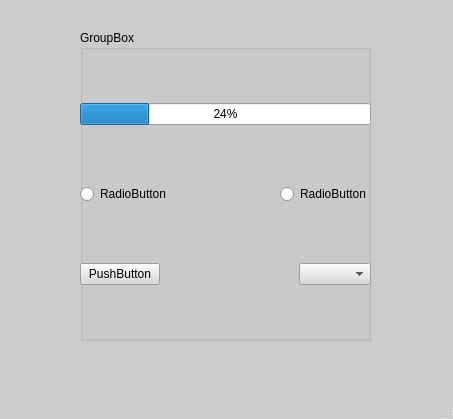
<?xml version="1.0" encoding="UTF-8"?>
<ui version="4.0">
 <class>MainWindow</class>
 <widget class="QMainWindow" name="MainWindow">
  <property name="geometry">
   <rect>
    <x>0</x>
    <y>0</y>
    <width>453</width>
    <height>419</height>
   </rect>
  </property>
  <property name="palette">
   <palette>
    <active>
     <colorrole role="WindowText">
      <brush brushstyle="SolidPattern">
       <color alpha="255">
        <red>0</red>
        <green>0</green>
        <blue>0</blue>
       </color>
      </brush>
     </colorrole>
     <colorrole role="Button">
      <brush brushstyle="SolidPattern">
       <color alpha="255">
        <red>203</red>
        <green>203</green>
        <blue>203</blue>
       </color>
      </brush>
     </colorrole>
     <colorrole role="Light">
      <brush brushstyle="SolidPattern">
       <color alpha="255">
        <red>255</red>
        <green>255</green>
        <blue>255</blue>
       </color>
      </brush>
     </colorrole>
     <colorrole role="Midlight">
      <brush brushstyle="SolidPattern">
       <color alpha="255">
        <red>229</red>
        <green>229</green>
        <blue>229</blue>
       </color>
      </brush>
     </colorrole>
     <colorrole role="Dark">
      <brush brushstyle="SolidPattern">
       <color alpha="255">
        <red>101</red>
        <green>101</green>
        <blue>101</blue>
       </color>
      </brush>
     </colorrole>
     <colorrole role="Mid">
      <brush brushstyle="SolidPattern">
       <color alpha="255">
        <red>135</red>
        <green>135</green>
        <blue>135</blue>
       </color>
      </brush>
     </colorrole>
     <colorrole role="Text">
      <brush brushstyle="SolidPattern">
       <color alpha="255">
        <red>0</red>
        <green>0</green>
        <blue>0</blue>
       </color>
      </brush>
     </colorrole>
     <colorrole role="BrightText">
      <brush brushstyle="SolidPattern">
       <color alpha="255">
        <red>255</red>
        <green>255</green>
        <blue>255</blue>
       </color>
      </brush>
     </colorrole>
     <colorrole role="ButtonText">
      <brush brushstyle="SolidPattern">
       <color alpha="255">
        <red>0</red>
        <green>0</green>
        <blue>0</blue>
       </color>
      </brush>
     </colorrole>
     <colorrole role="Base">
      <brush brushstyle="SolidPattern">
       <color alpha="255">
        <red>255</red>
        <green>255</green>
        <blue>255</blue>
       </color>
      </brush>
     </colorrole>
     <colorrole role="Window">
      <brush brushstyle="SolidPattern">
       <color alpha="255">
        <red>203</red>
        <green>203</green>
        <blue>203</blue>
       </color>
      </brush>
     </colorrole>
     <colorrole role="Shadow">
      <brush brushstyle="SolidPattern">
       <color alpha="255">
        <red>0</red>
        <green>0</green>
        <blue>0</blue>
       </color>
      </brush>
     </colorrole>
     <colorrole role="AlternateBase">
      <brush brushstyle="SolidPattern">
       <color alpha="255">
        <red>229</red>
        <green>229</green>
        <blue>229</blue>
       </color>
      </brush>
     </colorrole>
     <colorrole role="ToolTipBase">
      <brush brushstyle="SolidPattern">
       <color alpha="255">
        <red>255</red>
        <green>255</green>
        <blue>220</blue>
       </color>
      </brush>
     </colorrole>
     <colorrole role="ToolTipText">
      <brush brushstyle="SolidPattern">
       <color alpha="255">
        <red>0</red>
        <green>0</green>
        <blue>0</blue>
       </color>
      </brush>
     </colorrole>
     <colorrole role="PlaceholderText">
      <brush brushstyle="SolidPattern">
       <color alpha="127">
        <red>0</red>
        <green>0</green>
        <blue>0</blue>
       </color>
      </brush>
     </colorrole>
     <colorrole role="Accent">
      <brush brushstyle="SolidPattern">
       <color alpha="255">
        <red>255</red>
        <green>255</green>
        <blue>255</blue>
       </color>
      </brush>
     </colorrole>
    </active>
    <inactive>
     <colorrole role="WindowText">
      <brush brushstyle="SolidPattern">
       <color alpha="255">
        <red>0</red>
        <green>0</green>
        <blue>0</blue>
       </color>
      </brush>
     </colorrole>
     <colorrole role="Button">
      <brush brushstyle="SolidPattern">
       <color alpha="255">
        <red>203</red>
        <green>203</green>
        <blue>203</blue>
       </color>
      </brush>
     </colorrole>
     <colorrole role="Light">
      <brush brushstyle="SolidPattern">
       <color alpha="255">
        <red>255</red>
        <green>255</green>
        <blue>255</blue>
       </color>
      </brush>
     </colorrole>
     <colorrole role="Midlight">
      <brush brushstyle="SolidPattern">
       <color alpha="255">
        <red>229</red>
        <green>229</green>
        <blue>229</blue>
       </color>
      </brush>
     </colorrole>
     <colorrole role="Dark">
      <brush brushstyle="SolidPattern">
       <color alpha="255">
        <red>101</red>
        <green>101</green>
        <blue>101</blue>
       </color>
      </brush>
     </colorrole>
     <colorrole role="Mid">
      <brush brushstyle="SolidPattern">
       <color alpha="255">
        <red>135</red>
        <green>135</green>
        <blue>135</blue>
       </color>
      </brush>
     </colorrole>
     <colorrole role="Text">
      <brush brushstyle="SolidPattern">
       <color alpha="255">
        <red>0</red>
        <green>0</green>
        <blue>0</blue>
       </color>
      </brush>
     </colorrole>
     <colorrole role="BrightText">
      <brush brushstyle="SolidPattern">
       <color alpha="255">
        <red>255</red>
        <green>255</green>
        <blue>255</blue>
       </color>
      </brush>
     </colorrole>
     <colorrole role="ButtonText">
      <brush brushstyle="SolidPattern">
       <color alpha="255">
        <red>0</red>
        <green>0</green>
        <blue>0</blue>
       </color>
      </brush>
     </colorrole>
     <colorrole role="Base">
      <brush brushstyle="SolidPattern">
       <color alpha="255">
        <red>255</red>
        <green>255</green>
        <blue>255</blue>
       </color>
      </brush>
     </colorrole>
     <colorrole role="Window">
      <brush brushstyle="SolidPattern">
       <color alpha="255">
        <red>203</red>
        <green>203</green>
        <blue>203</blue>
       </color>
      </brush>
     </colorrole>
     <colorrole role="Shadow">
      <brush brushstyle="SolidPattern">
       <color alpha="255">
        <red>0</red>
        <green>0</green>
        <blue>0</blue>
       </color>
      </brush>
     </colorrole>
     <colorrole role="AlternateBase">
      <brush brushstyle="SolidPattern">
       <color alpha="255">
        <red>229</red>
        <green>229</green>
        <blue>229</blue>
       </color>
      </brush>
     </colorrole>
     <colorrole role="ToolTipBase">
      <brush brushstyle="SolidPattern">
       <color alpha="255">
        <red>255</red>
        <green>255</green>
        <blue>220</blue>
       </color>
      </brush>
     </colorrole>
     <colorrole role="ToolTipText">
      <brush brushstyle="SolidPattern">
       <color alpha="255">
        <red>0</red>
        <green>0</green>
        <blue>0</blue>
       </color>
      </brush>
     </colorrole>
     <colorrole role="PlaceholderText">
      <brush brushstyle="SolidPattern">
       <color alpha="127">
        <red>0</red>
        <green>0</green>
        <blue>0</blue>
       </color>
      </brush>
     </colorrole>
     <colorrole role="Accent">
      <brush brushstyle="SolidPattern">
       <color alpha="255">
        <red>255</red>
        <green>255</green>
        <blue>255</blue>
       </color>
      </brush>
     </colorrole>
    </inactive>
    <disabled>
     <colorrole role="WindowText">
      <brush brushstyle="SolidPattern">
       <color alpha="255">
        <red>101</red>
        <green>101</green>
        <blue>101</blue>
       </color>
      </brush>
     </colorrole>
     <colorrole role="Button">
      <brush brushstyle="SolidPattern">
       <color alpha="255">
        <red>203</red>
        <green>203</green>
        <blue>203</blue>
       </color>
      </brush>
     </colorrole>
     <colorrole role="Light">
      <brush brushstyle="SolidPattern">
       <color alpha="255">
        <red>255</red>
        <green>255</green>
        <blue>255</blue>
       </color>
      </brush>
     </colorrole>
     <colorrole role="Midlight">
      <brush brushstyle="SolidPattern">
       <color alpha="255">
        <red>229</red>
        <green>229</green>
        <blue>229</blue>
       </color>
      </brush>
     </colorrole>
     <colorrole role="Dark">
      <brush brushstyle="SolidPattern">
       <color alpha="255">
        <red>101</red>
        <green>101</green>
        <blue>101</blue>
       </color>
      </brush>
     </colorrole>
     <colorrole role="Mid">
      <brush brushstyle="SolidPattern">
       <color alpha="255">
        <red>135</red>
        <green>135</green>
        <blue>135</blue>
       </color>
      </brush>
     </colorrole>
     <colorrole role="Text">
      <brush brushstyle="SolidPattern">
       <color alpha="255">
        <red>101</red>
        <green>101</green>
        <blue>101</blue>
       </color>
      </brush>
     </colorrole>
     <colorrole role="BrightText">
      <brush brushstyle="SolidPattern">
       <color alpha="255">
        <red>255</red>
        <green>255</green>
        <blue>255</blue>
       </color>
      </brush>
     </colorrole>
     <colorrole role="ButtonText">
      <brush brushstyle="SolidPattern">
       <color alpha="255">
        <red>101</red>
        <green>101</green>
        <blue>101</blue>
       </color>
      </brush>
     </colorrole>
     <colorrole role="Base">
      <brush brushstyle="SolidPattern">
       <color alpha="255">
        <red>203</red>
        <green>203</green>
        <blue>203</blue>
       </color>
      </brush>
     </colorrole>
     <colorrole role="Window">
      <brush brushstyle="SolidPattern">
       <color alpha="255">
        <red>203</red>
        <green>203</green>
        <blue>203</blue>
       </color>
      </brush>
     </colorrole>
     <colorrole role="Shadow">
      <brush brushstyle="SolidPattern">
       <color alpha="255">
        <red>0</red>
        <green>0</green>
        <blue>0</blue>
       </color>
      </brush>
     </colorrole>
     <colorrole role="AlternateBase">
      <brush brushstyle="SolidPattern">
       <color alpha="255">
        <red>203</red>
        <green>203</green>
        <blue>203</blue>
       </color>
      </brush>
     </colorrole>
     <colorrole role="ToolTipBase">
      <brush brushstyle="SolidPattern">
       <color alpha="255">
        <red>255</red>
        <green>255</green>
        <blue>220</blue>
       </color>
      </brush>
     </colorrole>
     <colorrole role="ToolTipText">
      <brush brushstyle="SolidPattern">
       <color alpha="255">
        <red>0</red>
        <green>0</green>
        <blue>0</blue>
       </color>
      </brush>
     </colorrole>
     <colorrole role="PlaceholderText">
      <brush brushstyle="SolidPattern">
       <color alpha="127">
        <red>101</red>
        <green>101</green>
        <blue>101</blue>
       </color>
      </brush>
     </colorrole>
     <colorrole role="Accent">
      <brush brushstyle="SolidPattern">
       <color alpha="255">
        <red>255</red>
        <green>255</green>
        <blue>255</blue>
       </color>
      </brush>
     </colorrole>
    </disabled>
   </palette>
  </property>
  <property name="windowTitle">
   <string>MainWindow</string>
  </property>
  <widget class="QWidget" name="centralwidget">
   <widget class="QGroupBox" name="groupBox">
    <property name="geometry">
     <rect>
      <x>80</x>
      <y>30</y>
      <width>291</width>
      <height>311</height>
     </rect>
    </property>
    <property name="palette">
     <palette>
      <active>
       <colorrole role="WindowText">
        <brush brushstyle="SolidPattern">
         <color alpha="255">
          <red>0</red>
          <green>0</green>
          <blue>0</blue>
         </color>
        </brush>
       </colorrole>
       <colorrole role="Button">
        <brush brushstyle="SolidPattern">
         <color alpha="255">
          <red>217</red>
          <green>217</green>
          <blue>217</blue>
         </color>
        </brush>
       </colorrole>
       <colorrole role="Light">
        <brush brushstyle="SolidPattern">
         <color alpha="255">
          <red>255</red>
          <green>255</green>
          <blue>255</blue>
         </color>
        </brush>
       </colorrole>
       <colorrole role="Midlight">
        <brush brushstyle="SolidPattern">
         <color alpha="255">
          <red>236</red>
          <green>236</green>
          <blue>236</blue>
         </color>
        </brush>
       </colorrole>
       <colorrole role="Dark">
        <brush brushstyle="SolidPattern">
         <color alpha="255">
          <red>108</red>
          <green>108</green>
          <blue>108</blue>
         </color>
        </brush>
       </colorrole>
       <colorrole role="Mid">
        <brush brushstyle="SolidPattern">
         <color alpha="255">
          <red>145</red>
          <green>145</green>
          <blue>145</blue>
         </color>
        </brush>
       </colorrole>
       <colorrole role="Text">
        <brush brushstyle="SolidPattern">
         <color alpha="255">
          <red>0</red>
          <green>0</green>
          <blue>0</blue>
         </color>
        </brush>
       </colorrole>
       <colorrole role="BrightText">
        <brush brushstyle="SolidPattern">
         <color alpha="255">
          <red>255</red>
          <green>255</green>
          <blue>255</blue>
         </color>
        </brush>
       </colorrole>
       <colorrole role="ButtonText">
        <brush brushstyle="SolidPattern">
         <color alpha="255">
          <red>0</red>
          <green>0</green>
          <blue>0</blue>
         </color>
        </brush>
       </colorrole>
       <colorrole role="Base">
        <brush brushstyle="SolidPattern">
         <color alpha="255">
          <red>255</red>
          <green>255</green>
          <blue>255</blue>
         </color>
        </brush>
       </colorrole>
       <colorrole role="Window">
        <brush brushstyle="SolidPattern">
         <color alpha="255">
          <red>217</red>
          <green>217</green>
          <blue>217</blue>
         </color>
        </brush>
       </colorrole>
       <colorrole role="Shadow">
        <brush brushstyle="SolidPattern">
         <color alpha="255">
          <red>0</red>
          <green>0</green>
          <blue>0</blue>
         </color>
        </brush>
       </colorrole>
       <colorrole role="AlternateBase">
        <brush brushstyle="SolidPattern">
         <color alpha="255">
          <red>236</red>
          <green>236</green>
          <blue>236</blue>
         </color>
        </brush>
       </colorrole>
       <colorrole role="ToolTipBase">
        <brush brushstyle="SolidPattern">
         <color alpha="255">
          <red>255</red>
          <green>255</green>
          <blue>220</blue>
         </color>
        </brush>
       </colorrole>
       <colorrole role="ToolTipText">
        <brush brushstyle="SolidPattern">
         <color alpha="255">
          <red>0</red>
          <green>0</green>
          <blue>0</blue>
         </color>
        </brush>
       </colorrole>
       <colorrole role="PlaceholderText">
        <brush brushstyle="SolidPattern">
         <color alpha="127">
          <red>0</red>
          <green>0</green>
          <blue>0</blue>
         </color>
        </brush>
       </colorrole>
       <colorrole role="Accent">
        <brush brushstyle="SolidPattern">
         <color alpha="255">
          <red>255</red>
          <green>255</green>
          <blue>255</blue>
         </color>
        </brush>
       </colorrole>
      </active>
      <inactive>
       <colorrole role="WindowText">
        <brush brushstyle="SolidPattern">
         <color alpha="255">
          <red>0</red>
          <green>0</green>
          <blue>0</blue>
         </color>
        </brush>
       </colorrole>
       <colorrole role="Button">
        <brush brushstyle="SolidPattern">
         <color alpha="255">
          <red>217</red>
          <green>217</green>
          <blue>217</blue>
         </color>
        </brush>
       </colorrole>
       <colorrole role="Light">
        <brush brushstyle="SolidPattern">
         <color alpha="255">
          <red>255</red>
          <green>255</green>
          <blue>255</blue>
         </color>
        </brush>
       </colorrole>
       <colorrole role="Midlight">
        <brush brushstyle="SolidPattern">
         <color alpha="255">
          <red>236</red>
          <green>236</green>
          <blue>236</blue>
         </color>
        </brush>
       </colorrole>
       <colorrole role="Dark">
        <brush brushstyle="SolidPattern">
         <color alpha="255">
          <red>108</red>
          <green>108</green>
          <blue>108</blue>
         </color>
        </brush>
       </colorrole>
       <colorrole role="Mid">
        <brush brushstyle="SolidPattern">
         <color alpha="255">
          <red>145</red>
          <green>145</green>
          <blue>145</blue>
         </color>
        </brush>
       </colorrole>
       <colorrole role="Text">
        <brush brushstyle="SolidPattern">
         <color alpha="255">
          <red>0</red>
          <green>0</green>
          <blue>0</blue>
         </color>
        </brush>
       </colorrole>
       <colorrole role="BrightText">
        <brush brushstyle="SolidPattern">
         <color alpha="255">
          <red>255</red>
          <green>255</green>
          <blue>255</blue>
         </color>
        </brush>
       </colorrole>
       <colorrole role="ButtonText">
        <brush brushstyle="SolidPattern">
         <color alpha="255">
          <red>0</red>
          <green>0</green>
          <blue>0</blue>
         </color>
        </brush>
       </colorrole>
       <colorrole role="Base">
        <brush brushstyle="SolidPattern">
         <color alpha="255">
          <red>255</red>
          <green>255</green>
          <blue>255</blue>
         </color>
        </brush>
       </colorrole>
       <colorrole role="Window">
        <brush brushstyle="SolidPattern">
         <color alpha="255">
          <red>217</red>
          <green>217</green>
          <blue>217</blue>
         </color>
        </brush>
       </colorrole>
       <colorrole role="Shadow">
        <brush brushstyle="SolidPattern">
         <color alpha="255">
          <red>0</red>
          <green>0</green>
          <blue>0</blue>
         </color>
        </brush>
       </colorrole>
       <colorrole role="AlternateBase">
        <brush brushstyle="SolidPattern">
         <color alpha="255">
          <red>236</red>
          <green>236</green>
          <blue>236</blue>
         </color>
        </brush>
       </colorrole>
       <colorrole role="ToolTipBase">
        <brush brushstyle="SolidPattern">
         <color alpha="255">
          <red>255</red>
          <green>255</green>
          <blue>220</blue>
         </color>
        </brush>
       </colorrole>
       <colorrole role="ToolTipText">
        <brush brushstyle="SolidPattern">
         <color alpha="255">
          <red>0</red>
          <green>0</green>
          <blue>0</blue>
         </color>
        </brush>
       </colorrole>
       <colorrole role="PlaceholderText">
        <brush brushstyle="SolidPattern">
         <color alpha="127">
          <red>0</red>
          <green>0</green>
          <blue>0</blue>
         </color>
        </brush>
       </colorrole>
       <colorrole role="Accent">
        <brush brushstyle="SolidPattern">
         <color alpha="255">
          <red>255</red>
          <green>255</green>
          <blue>255</blue>
         </color>
        </brush>
       </colorrole>
      </inactive>
      <disabled>
       <colorrole role="WindowText">
        <brush brushstyle="SolidPattern">
         <color alpha="255">
          <red>108</red>
          <green>108</green>
          <blue>108</blue>
         </color>
        </brush>
       </colorrole>
       <colorrole role="Button">
        <brush brushstyle="SolidPattern">
         <color alpha="255">
          <red>217</red>
          <green>217</green>
          <blue>217</blue>
         </color>
        </brush>
       </colorrole>
       <colorrole role="Light">
        <brush brushstyle="SolidPattern">
         <color alpha="255">
          <red>255</red>
          <green>255</green>
          <blue>255</blue>
         </color>
        </brush>
       </colorrole>
       <colorrole role="Midlight">
        <brush brushstyle="SolidPattern">
         <color alpha="255">
          <red>236</red>
          <green>236</green>
          <blue>236</blue>
         </color>
        </brush>
       </colorrole>
       <colorrole role="Dark">
        <brush brushstyle="SolidPattern">
         <color alpha="255">
          <red>108</red>
          <green>108</green>
          <blue>108</blue>
         </color>
        </brush>
       </colorrole>
       <colorrole role="Mid">
        <brush brushstyle="SolidPattern">
         <color alpha="255">
          <red>145</red>
          <green>145</green>
          <blue>145</blue>
         </color>
        </brush>
       </colorrole>
       <colorrole role="Text">
        <brush brushstyle="SolidPattern">
         <color alpha="255">
          <red>108</red>
          <green>108</green>
          <blue>108</blue>
         </color>
        </brush>
       </colorrole>
       <colorrole role="BrightText">
        <brush brushstyle="SolidPattern">
         <color alpha="255">
          <red>255</red>
          <green>255</green>
          <blue>255</blue>
         </color>
        </brush>
       </colorrole>
       <colorrole role="ButtonText">
        <brush brushstyle="SolidPattern">
         <color alpha="255">
          <red>108</red>
          <green>108</green>
          <blue>108</blue>
         </color>
        </brush>
       </colorrole>
       <colorrole role="Base">
        <brush brushstyle="SolidPattern">
         <color alpha="255">
          <red>217</red>
          <green>217</green>
          <blue>217</blue>
         </color>
        </brush>
       </colorrole>
       <colorrole role="Window">
        <brush brushstyle="SolidPattern">
         <color alpha="255">
          <red>217</red>
          <green>217</green>
          <blue>217</blue>
         </color>
        </brush>
       </colorrole>
       <colorrole role="Shadow">
        <brush brushstyle="SolidPattern">
         <color alpha="255">
          <red>0</red>
          <green>0</green>
          <blue>0</blue>
         </color>
        </brush>
       </colorrole>
       <colorrole role="AlternateBase">
        <brush brushstyle="SolidPattern">
         <color alpha="255">
          <red>217</red>
          <green>217</green>
          <blue>217</blue>
         </color>
        </brush>
       </colorrole>
       <colorrole role="ToolTipBase">
        <brush brushstyle="SolidPattern">
         <color alpha="255">
          <red>255</red>
          <green>255</green>
          <blue>220</blue>
         </color>
        </brush>
       </colorrole>
       <colorrole role="ToolTipText">
        <brush brushstyle="SolidPattern">
         <color alpha="255">
          <red>0</red>
          <green>0</green>
          <blue>0</blue>
         </color>
        </brush>
       </colorrole>
       <colorrole role="PlaceholderText">
        <brush brushstyle="SolidPattern">
         <color alpha="127">
          <red>108</red>
          <green>108</green>
          <blue>108</blue>
         </color>
        </brush>
       </colorrole>
       <colorrole role="Accent">
        <brush brushstyle="SolidPattern">
         <color alpha="255">
          <red>255</red>
          <green>255</green>
          <blue>255</blue>
         </color>
        </brush>
       </colorrole>
      </disabled>
     </palette>
    </property>
    <property name="title">
     <string>GroupBox</string>
    </property>
    <widget class="QWidget" name="verticalLayoutWidget">
     <property name="geometry">
      <rect>
       <x>0</x>
       <y>20</y>
       <width>291</width>
       <height>291</height>
      </rect>
     </property>
     <layout class="QVBoxLayout" name="verticalLayout">
      <item>
       <widget class="QProgressBar" name="progressBar">
        <property name="value">
         <number>24</number>
        </property>
       </widget>
      </item>
      <item>
       <layout class="QHBoxLayout" name="horizontalLayout">
        <item>
         <widget class="QRadioButton" name="radioButton">
          <property name="text">
           <string>RadioButton</string>
          </property>
         </widget>
        </item>
        <item>
         <spacer name="horizontalSpacer">
          <property name="orientation">
           <enum>Qt::Orientation::Horizontal</enum>
          </property>
          <property name="sizeHint" stdset="0">
           <size>
            <width>40</width>
            <height>20</height>
           </size>
          </property>
         </spacer>
        </item>
        <item>
         <widget class="QRadioButton" name="radioButton_2">
          <property name="text">
           <string>RadioButton</string>
          </property>
         </widget>
        </item>
       </layout>
      </item>
      <item>
       <layout class="QHBoxLayout" name="horizontalLayout_2">
        <item>
         <widget class="QPushButton" name="pushButton">
          <property name="text">
           <string>PushButton</string>
          </property>
         </widget>
        </item>
        <item>
         <spacer name="horizontalSpacer_2">
          <property name="orientation">
           <enum>Qt::Orientation::Horizontal</enum>
          </property>
          <property name="sizeHint" stdset="0">
           <size>
            <width>40</width>
            <height>20</height>
           </size>
          </property>
         </spacer>
        </item>
        <item>
         <widget class="QComboBox" name="comboBox"/>
        </item>
       </layout>
      </item>
     </layout>
    </widget>
   </widget>
  </widget>
  <widget class="QMenuBar" name="menubar">
   <property name="geometry">
    <rect>
     <x>0</x>
     <y>0</y>
     <width>453</width>
     <height>21</height>
    </rect>
   </property>
  </widget>
  <widget class="QStatusBar" name="statusbar"/>
 </widget>
 <resources/>
 <connections/>
</ui>
